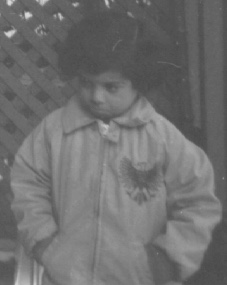
//> input picture image/lowContrastImage.jpg, 227 x 285 px
$ ./OpenCV3.4.5-灰度变换   (built with g++ and OpenCV 4)
//> lines starting //> are read from the running program, lines starting //| are printed output that depends on the picture
/*
*/


#include <opencv2/opencv.hpp>

#include <iostream>
#include <string>
#include <vector>
#include <typeinfo>
#include <cmath>

using namespace std;
using namespace cv;

//声明全局变量
Mat src;
Mat dst;
int alpha; 					//亮度缩放因子。

//灰度放大的回调函数
void on_brightnessZoom(int, void*)
{
	double beta = double(alpha)/100.0;
	src.convertTo(dst, src.type(), beta);
	imshow("opeated image",dst);
	cout << "当前亮度缩放" << alpha << "%" << endl;
}

// test1: convertTo()实现的灰度放大。———— 数学表示：s = r * alpha
void test1()
{
	cout << "test1: convertTo()实现的亮度缩放。" << endl << endl;
	src = imread("lena.jpg");

	namedWindow("original image");
	imshow("original image", src);

	namedWindow("operated image");
	createTrackbar("brightness zoom", "operated image", &alpha, 200, on_brightnessZoom);
	on_brightnessZoom(100,nullptr);

	while(char(waitKey(1)) != 'q') {}				//按下q键退出窗口。

}

/* test2: 灰度拉伸（对比度拉伸）———— 分段灰度线性变换；将灰度跨度很小的低对比度图片，拉伸到灰度跨越所有灰度级。
 * 			数学表示：(1) r1,r2,s1,s2是选择的转折点。
 * 						T(r) = s1/r1 * r						r > r1
 * 						T(r) = (s2-s1)/(r2-r1)*(r-r1) + s1;		r1 <= r <= r2
 * 						T(r) = (L-1-r2)/(r-r2)*(r-r2) + s2;		r > r2
 * 						8bit灰度图中L = 256
 * 					(2) 若直接全局拉伸，则直接使用灰度线性变化，而不是分段线性变换：
 * 							即选取r1 = rmin, r2 = rmax, s1 = 0, s2 = L-1;
 * 							T(r) = (L-1)*(r-rmin)/(rmax-rmin);
 */
void test2()
{
	Mat src,dst;
	double rmin,rmax;
	uchar *p, *q;

	src = imread("/Users/wuhan/Downloads/lowContrastImage.jpg",0);
//> src is the input picture: 285 rows x 227 cols, CV_8UC1; min 73, max 218, mean 111.4
	dst = src.clone();
	cv::minMaxIdx(src,&rmin,&rmax);
//> rmin = 73; rmax = 218

	if(!src.data)
	{
		cout << " input image is empty!" << endl;
		return ;
	}

	// for循环遍历所有像素，进行灰度变换。
	for (int i = 0;i < src.rows; i++)
	{
	     for (int j = 0; j < src.cols; j++)
	     {
	    	 p = src.ptr<uchar>(i,j);
	    	 q = dst.ptr<uchar>(i,j);
	    	 *q = saturate_cast<uchar>(255*(double(*p)-rmin)/(rmax-rmin));  // 饱和转换，限定输出类型是uchar，且防止数据溢出。
	    	 	 	 	 	 	 	 	 	 	 	 	 	 	 	 	 	  // 算式中应该是浮点数的计算，不能是整型的计算。
	     }
	}
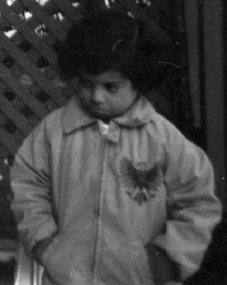
//> dst: 285 rows x 227 cols, CV_8UC1; min 0, max 255, mean 67.6

	imshow("input",src);
	imshow("output",dst);
	waitKey(0);
}


int main()
{
	//test1();
	test2();

	return 0;
}
